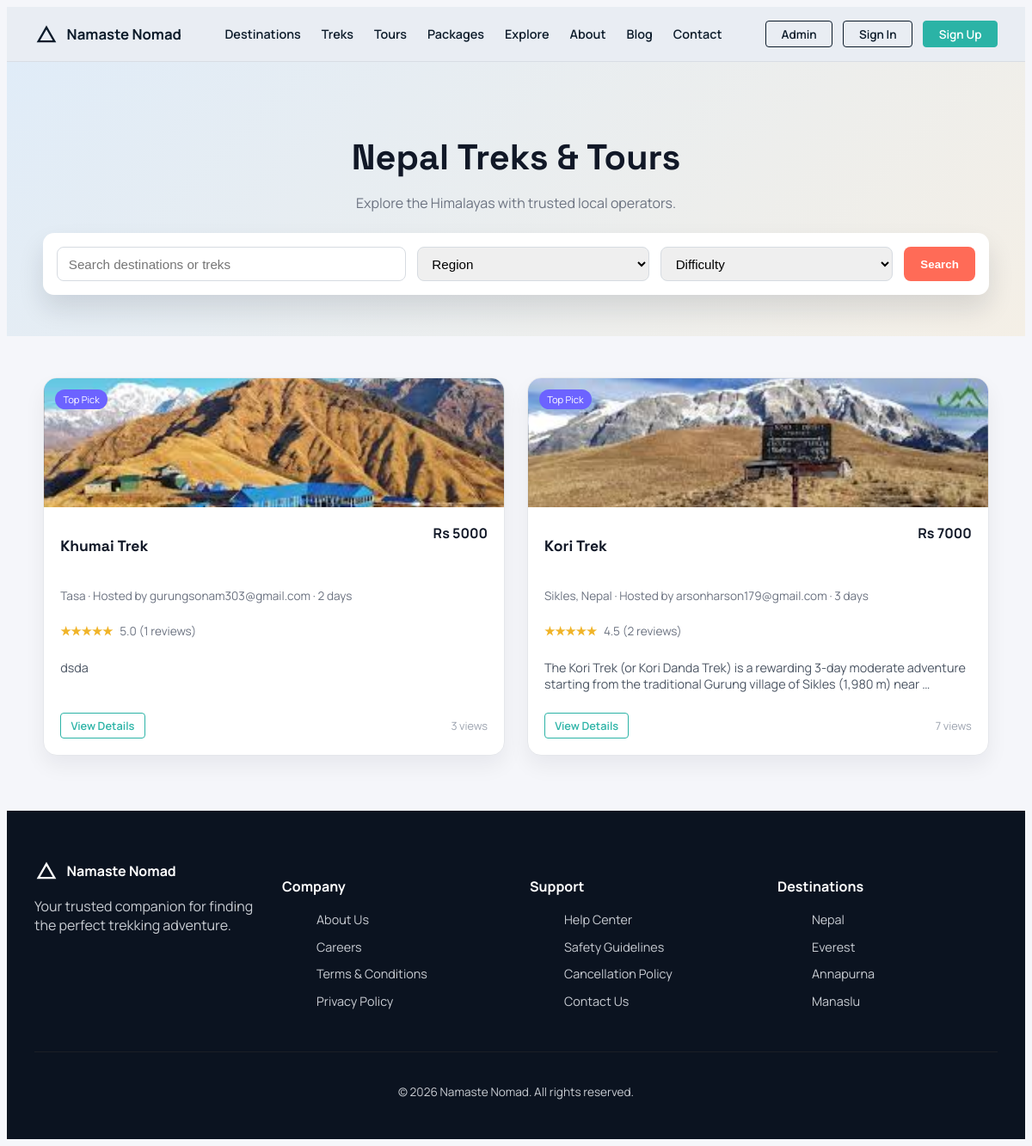
Page /packages/ on the earlier database version.
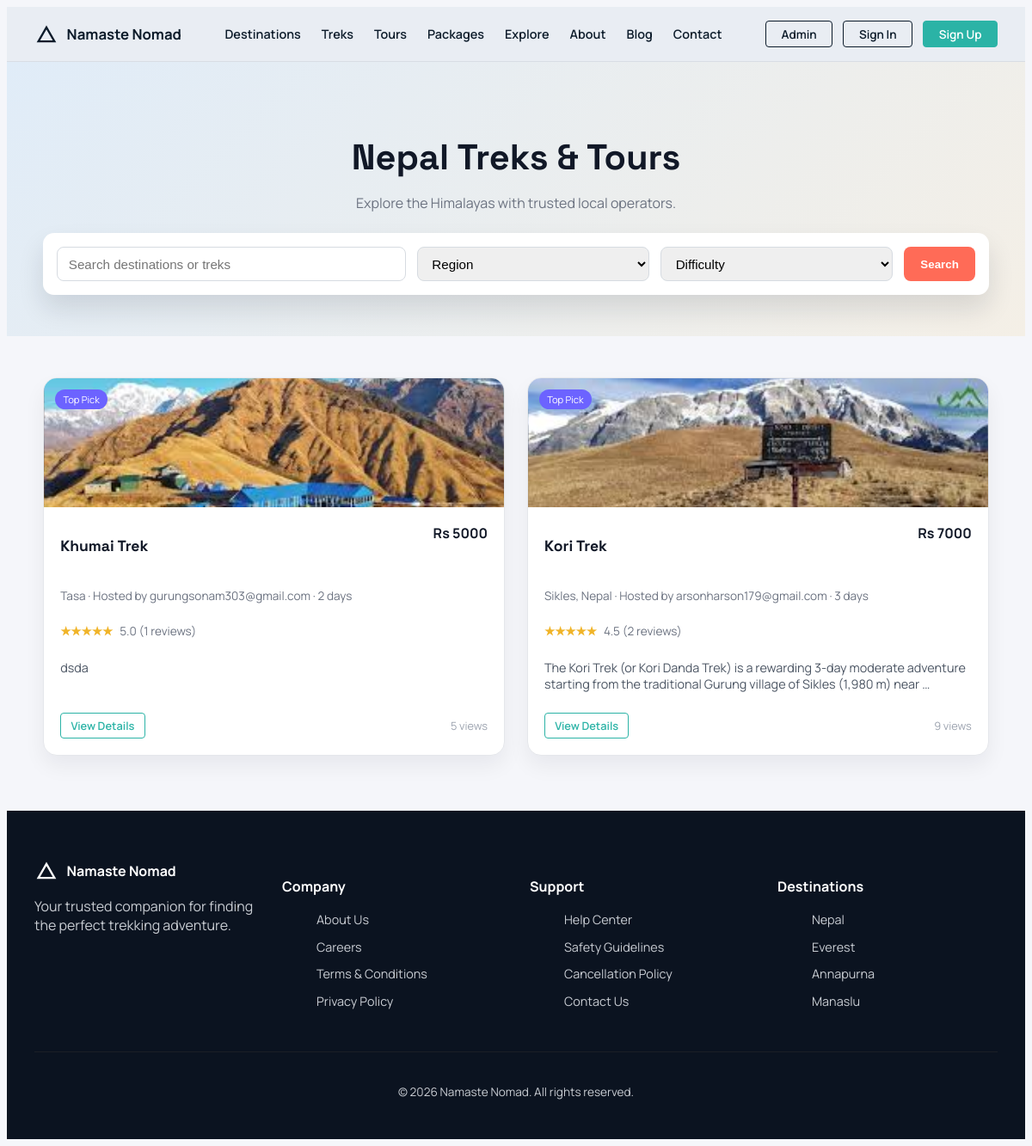
Same page on the later database version.
### core/models.py (models this page shows, shortened)
class Package(models.Model):
    DIFFICULTY_CHOICES = (
        ('easy', 'Easy'),
        ('moderate', 'Moderate'),
        ('challenging', 'Challenging'),
        ('expedition', 'Expedition'),
    )
    CATEGORY_TREK = 'TREK'
    CATEGORY_TOUR = 'TOUR'
    CATEGORY_CHOICES = (
        (CATEGORY_TREK, 'Trek'),
        (CATEGORY_TOUR, 'Tour'),
    )
    vendor = models.ForeignKey(
        settings.AUTH_USER_MODEL,
        on_delete=models.CASCADE,
        related_name='vendor_packages',
    )
    title = models.CharField(max_length=200)
    category = models.CharField(max_length=10, choices=CATEGORY_CHOICES, default=CATEGORY_TREK)
    location = models.CharField(max_length=120, blank=True)
    description = models.TextField(blank=True)
    itinerary = models.TextField(blank=True)
    inclusions = models.TextField(blank=True)
    exclusions = models.TextField(blank=True)
    duration_days = models.PositiveSmallIntegerField(blank=True, null=True)
    difficulty = models.CharField(max_length=20, choices=DIFFICULTY_CHOICES, blank=True)
    group_size = models.PositiveSmallIntegerField(blank=True, null=True)
    available_slots = models.PositiveIntegerField(default=10)
    best_season = models.CharField(max_length=100, blank=True)
    image_url = models.URLField(blank=True)
    price = models.DecimalField(
        max_digits=10,
        decimal_places=2,
        validators=[MinValueValidator(0)],
    )
    is_active = models.BooleanField(default=True)
    views_count = models.PositiveIntegerField(default=0)
    created_at = models.DateTimeField(auto_now_add=True)

class PackageImage(models.Model):
    package = models.ForeignKey(Package, on_delete=models.CASCADE, related_name='images')
    image = models.ImageField(upload_to='package_images/')
    order = models.PositiveIntegerField(default=0)
    created_at = models.DateTimeField(auto_now_add=True)
    class Meta:
        ordering = ('order', 'created_at', 'id')

### accounts/models.py (models this page shows, shortened)
class User(AbstractUser):
    USER_TYPE_CHOICES = (
        ('vendor', 'Vendor'),
        ('traveler', 'Traveler'),
        ('admin', 'Admin'),
    )
    user_type = models.CharField(max_length=10, choices=USER_TYPE_CHOICES)
    phone = models.CharField(max_length=20, blank=True, null=True)
    is_verified = models.BooleanField(default=False)

### core/views.py (the view)
# urls.py: path('packages/', views.package_list, name='package_list'),
def package_list(request):
    return _render_package_list(request)

### core/views.py (called while the page is built)
def _public_package_queryset():
    return Package.objects.filter(is_active=True).prefetch_related('images').annotate(
        review_count=Count('reviews', distinct=True),
        avg_rating=Avg('reviews__rating'),
    ).order_by('-created_at')

### core/templates/core/packages.html (shortened to what the changed rows need)
{% load static %}
<!DOCTYPE html>
<html lang="en">
<head>
    <link rel="stylesheet" href="{% static 'css/landing.css' %}">
    <link rel="stylesheet" href="{% static 'css/packages.css' %}">
</head>
<body class="packages-body">
    <header class="packages-hero">
        <div class="packages-hero-content">
            <h1>{{ page_title|default:"Nepal Treks & Tours" }}</h1>
        </div>
    </header>
    <section class="packages-section">
        <div class="packages-grid">
            {% if packages %}
                {% for package in packages %}
                    <article class="package-card">
                        {% with cover=package.images.all|first %}
                            <div class="package-image" {% if cover %}style="background-image: url('{{ cover.image.url }}');"{% elif package.image_url %}style="background-image: url('{{ package.image_url }}');"{% endif %}>
                                <span class="package-pill">Top Pick</span>
                            </div>
                        {% endwith %}
                        <div class="package-body">
                            <div class="package-title-row">
                                <h2>{{ package.title }}</h2>
                                <span class="package-price">Rs {{ package.price|floatformat:0 }}</span>
                            </div>
                            <p class="package-meta">
                                {{ package.location|default:"Nepal" }} · Hosted by {{ package.vendor.get_full_name|default:package.vendor.username }}
                                {% if package.duration_days %} · {{ package.duration_days }} days{% endif %}
                            </p>
                            <div class="package-rating">
                                <span class="stars">★★★★★</span>
                                <span>
                                    {{ package.avg_rating|default:0|floatformat:1 }}
                                    ({{ package.review_count }} reviews)
                                </span>
                            </div>
                            <p class="package-desc">
                                {{ package.description|default:"Customizable trek package with local guide support."|truncatewords:24 }}
                            </p>
                            <div class="package-actions">
                                <a href="{% url 'package_detail' package.id %}" class="btn-outline-dark">View Details</a>
                                <span class="package-views">{{ package.views_count }} views</span>
                            </div>
                        </div>
                    </article>
                {% endfor %}
            {% else %}
                <div class="packages-empty">{{ empty_message|default:"No packages available right now." }}</div>
            {% endif %}
        </div>
    </section>
</body>
</html>

Differences in the rows shown:
changed Package "Khumai Trek": views_count "3" → "5"
changed Package "Kori Trek": views_count "7" → "9"
